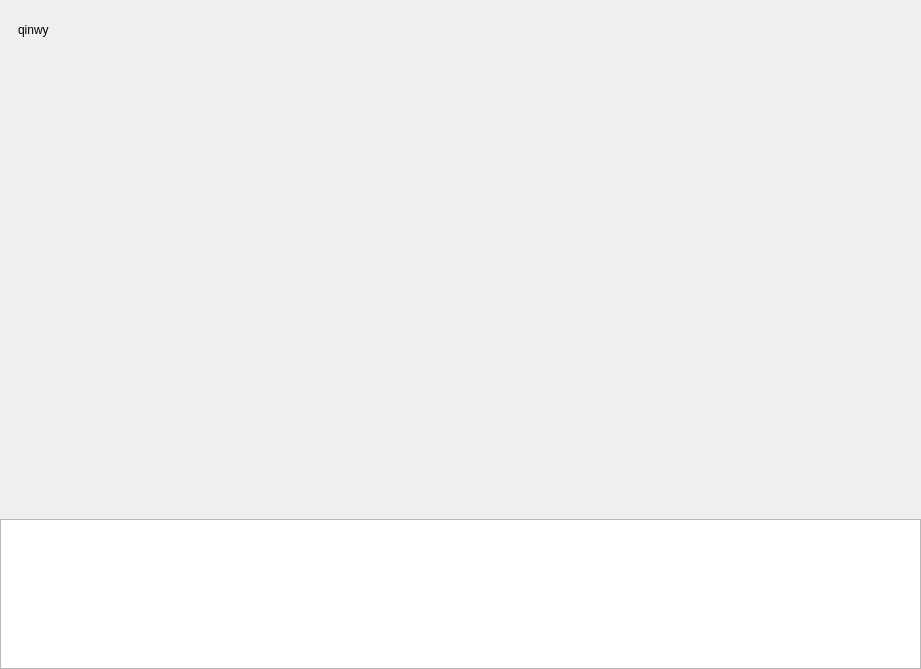
<?xml version="1.0" encoding="UTF-8"?>
<ui version="4.0">
 <class>ChatPage</class>
 <widget class="QWidget" name="ChatPage">
  <property name="geometry">
   <rect>
    <x>0</x>
    <y>0</y>
    <width>921</width>
    <height>669</height>
   </rect>
  </property>
  <property name="windowTitle">
   <string>Form</string>
  </property>
  <layout class="QVBoxLayout" name="verticalLayout">
   <property name="spacing">
    <number>0</number>
   </property>
   <property name="leftMargin">
    <number>0</number>
   </property>
   <property name="topMargin">
    <number>0</number>
   </property>
   <property name="rightMargin">
    <number>0</number>
   </property>
   <property name="bottomMargin">
    <number>0</number>
   </property>
   <item>
    <widget class="QWidget" name="chat_wid" native="true">
     <layout class="QVBoxLayout" name="verticalLayout_3">
      <property name="spacing">
       <number>0</number>
      </property>
      <property name="leftMargin">
       <number>0</number>
      </property>
      <property name="topMargin">
       <number>0</number>
      </property>
      <property name="rightMargin">
       <number>0</number>
      </property>
      <property name="bottomMargin">
       <number>0</number>
      </property>
      <item>
       <widget class="QWidget" name="title_wid" native="true">
        <property name="minimumSize">
         <size>
          <width>0</width>
          <height>60</height>
         </size>
        </property>
        <property name="maximumSize">
         <size>
          <width>16777215</width>
          <height>60</height>
         </size>
        </property>
        <layout class="QHBoxLayout" name="horizontalLayout">
         <item>
          <widget class="QWidget" name="widget" native="true">
           <layout class="QHBoxLayout" name="horizontalLayout_2">
            <item>
             <widget class="QLabel" name="title_lb">
              <property name="text">
               <string>qinwy</string>
              </property>
             </widget>
            </item>
           </layout>
          </widget>
         </item>
        </layout>
       </widget>
      </item>
      <item>
       <widget class="QWidget" name="chat_history_wid" native="true"/>
      </item>
      <item>
       <widget class="QWidget" name="tool_wid" native="true">
        <property name="minimumSize">
         <size>
          <width>0</width>
          <height>60</height>
         </size>
        </property>
        <property name="maximumSize">
         <size>
          <width>16777215</width>
          <height>60</height>
         </size>
        </property>
       </widget>
      </item>
      <item>
       <widget class="QTextEdit" name="text_edit">
        <property name="minimumSize">
         <size>
          <width>0</width>
          <height>150</height>
         </size>
        </property>
        <property name="maximumSize">
         <size>
          <width>16777215</width>
          <height>150</height>
         </size>
        </property>
       </widget>
      </item>
     </layout>
    </widget>
   </item>
  </layout>
 </widget>
 <resources/>
 <connections/>
</ui>
